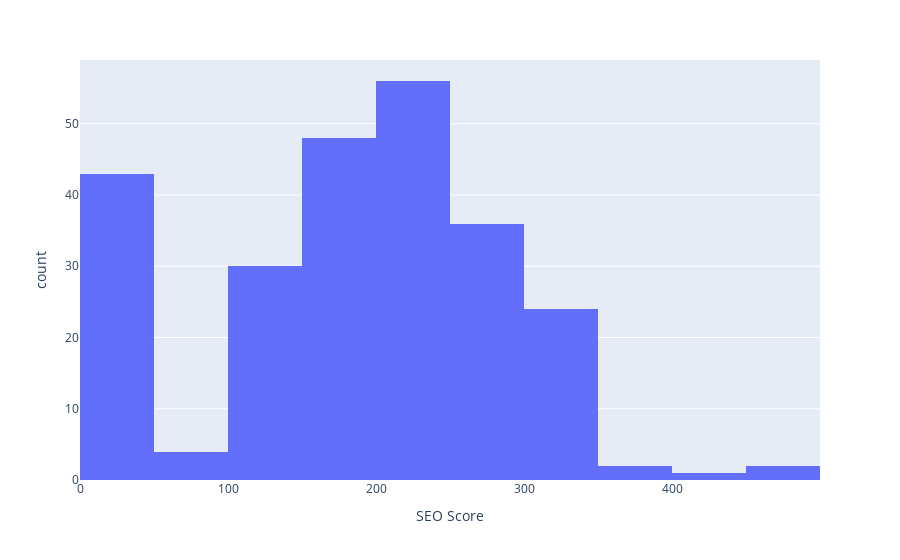

Notebook code for this chart:
### Code cell
# 1. Histogram of SEO scores
fig1 = px.histogram(df, x="SEO Score")
fig1.write_html("../../fam-report-site/public/Web-Analytics/seo_histogram.html")
fig1.show()

### Figure 1 — Plotly figure (JSON) as saved in the notebook; plotly's stock layout.template omitted (floating-point values rounded to 4 significant figures; data arrays with more than 128 entries replaced by an {"elided": "..."} marker saying what was removed)
{"data": [{"alignmentgroup": "True", "bingroup": "x", "hovertemplate": "SEO Score=%{x}<br>count=%{y}<extra></extra>", "legendgroup": "", "marker": {"color": "#636efa", "pattern": {"shape": ""}}, "name": "", "offsetgroup": "", "orientation": "v", "showlegend": false, "type": "histogram", "x": {"elided": "246 int values"}, "xaxis": "x", "yaxis": "y"}], "layout": {"barmode": "relative", "legend": {"tracegroupgap": 0}, "margin": {"t": 60}, "xaxis": {"anchor": "y", "domain": [0, 1], "title": {"text": "SEO Score"}}, "yaxis": {"anchor": "x", "domain": [0, 1], "title": {"text": "count"}}}}
